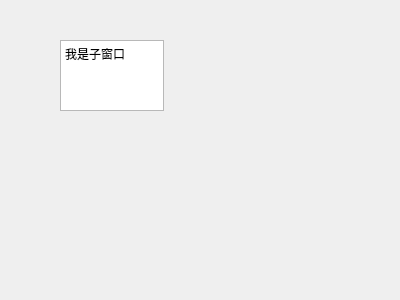
<?xml version="1.0" encoding="UTF-8"?>
<ui version="4.0">
 <class>Form</class>
 <widget class="QWidget" name="Form">
  <property name="geometry">
   <rect>
    <x>0</x>
    <y>0</y>
    <width>400</width>
    <height>300</height>
   </rect>
  </property>
  <property name="windowTitle">
   <string>Form</string>
  </property>
  <widget class="QTextEdit" name="textEdit">
   <property name="geometry">
    <rect>
     <x>60</x>
     <y>40</y>
     <width>104</width>
     <height>71</height>
    </rect>
   </property>
   <property name="html">
    <string>&lt;!DOCTYPE HTML PUBLIC &quot;-//W3C//DTD HTML 4.0//EN&quot; &quot;http://www.w3.org/TR/REC-html40/strict.dtd&quot;&gt;
&lt;html&gt;&lt;head&gt;&lt;meta name=&quot;qrichtext&quot; content=&quot;1&quot; /&gt;&lt;style type=&quot;text/css&quot;&gt;
p, li { white-space: pre-wrap; }
&lt;/style&gt;&lt;/head&gt;&lt;body style=&quot; font-family:'SimSun'; font-size:9pt; font-weight:400; font-style:normal;&quot;&gt;
&lt;p style=&quot; margin-top:0px; margin-bottom:0px; margin-left:0px; margin-right:0px; -qt-block-indent:0; text-indent:0px;&quot;&gt;我是子窗口&lt;/p&gt;&lt;/body&gt;&lt;/html&gt;</string>
   </property>
  </widget>
 </widget>
 <resources/>
 <connections/>
</ui>
